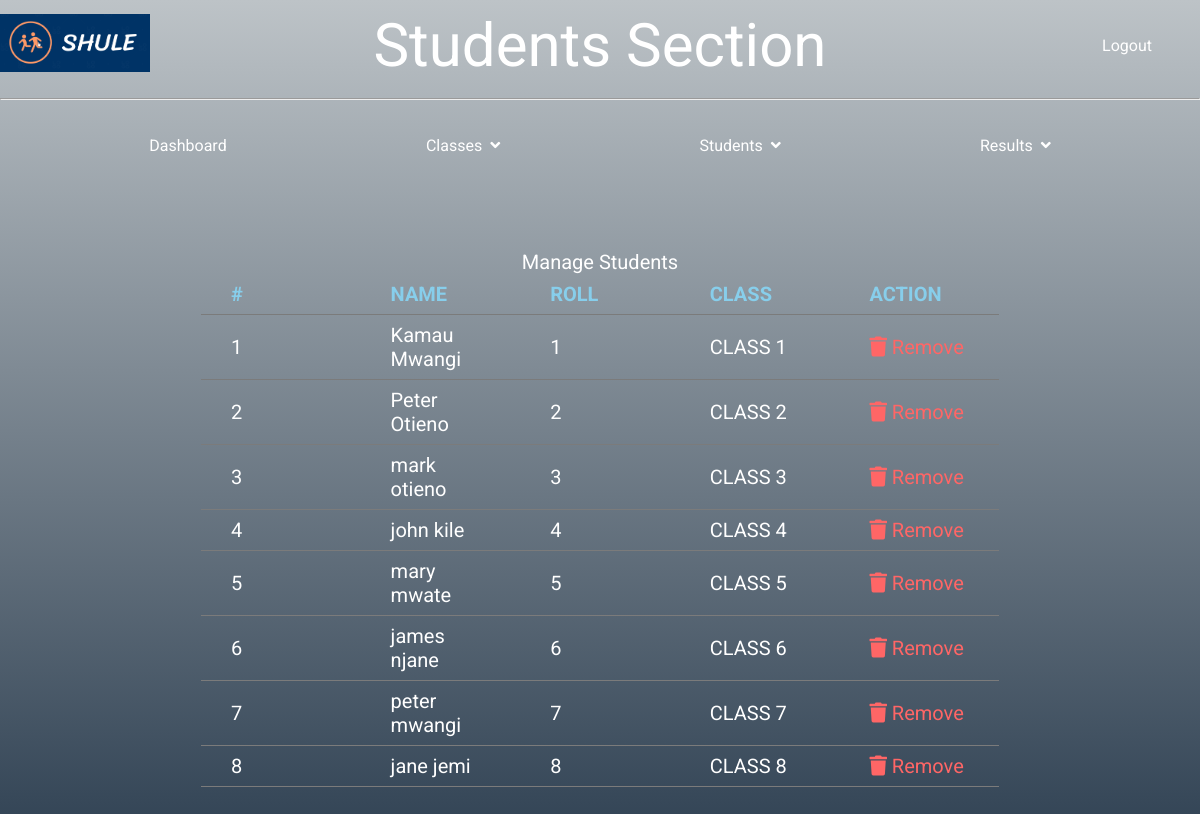
/manage_students.php (signed in), run on the app's committed database.
### tables this page shows
CREATE TABLE `students` (
  `name` varchar(30) NOT NULL,
  `rno` int(3) NOT NULL,
  `class_name` varchar(30) NOT NULL
);

### manage_students.php (the view, shortened to what this page needs)
<!DOCTYPE html>
<html lang="en">
<head>
    <link rel="stylesheet" href="css/home.css">
    <link rel="stylesheet" href="https://pro.fontawesome.com/releases/v5.10.0/css/all.css"/>
    <link rel="stylesheet" type='text/css' href="css/manage.css">
</head>
<body>
    <div class="title">
        <a href="dashboard.php"><img src="./images/logo1.png" alt="" class="logo"></a>
        <span class="heading">Students Section</span>
        <a href="logout.php" style="color: white; text-decoration:none;"><span class="fa fa-sign-out"></span> Logout</a>
    </div>
<hr>
    <div class="nav">
        <ul>
        <li>
                <a href="dashboard.php">Dashboard</a>
            </li>
            <li class="dropdown" onclick="toggleDisplay('1')">
                <a href="" class="dropbtn">Classes &nbsp
                    <span class="fa fa-angle-down"></span>
                </a>
            </li>
            <li class="dropdown" onclick="toggleDisplay('2')">
                <a href="#" class="dropbtn">Students &nbsp
                    <span class="fa fa-angle-down"></span>
                </a>
            </li>
            <li class="dropdown" onclick="toggleDisplay('3')">
                <a href="#" class="dropbtn">Results &nbsp
                    <span class="fa fa-angle-down"></span>
                </a>
            </li>
        </ul>
    </div>
    <div class="main">
        <?php
            include('session.php');
            $sql = "SELECT `name`, `rno`, `class_name` FROM `students`";
            $result = mysqli_query($conn, $sql);
            if (mysqli_num_rows($result) > 0) {
               echo "<table>
                <caption>Manage Students</caption>
                <tr>
                <th>#</th>
                <th>NAME</th>
                <th>ROLL</th>
                <th>CLASS</th>
                <th>ACTION</th>
                </tr>";
                $cnt=1;
                while($row = mysqli_fetch_array($result))
                  {
                    echo "<tr>";
                    echo"<td>$cnt</td>";
                    echo "<td>" . $row['name'] . "</td>";
                    echo "<td>" . $row['rno'] . "</td>";
                    echo "<td>" . $row['class_name'] . "</td>";
                    echo "<td><a href='delete-student.php?rno=".$row['rno']."' style='color:#F66; text-decoration:none;'><span class='fa fa-trash'></span> Remove</a></td>";
                    echo "</tr>";
                 $cnt++; }
                echo "</table>";
            } else {
                echo "0 Students";
            }
        ?>
    </div>
</body>
</html>

### css/home.css (style rules this page uses)
body { background: #bdc3c7; background: -webkit-linear-gradient(to top, #2c3e50, #bdc3c7); background: linear-gradient(to top, #2c3e50, #bdc3c7); margin: 0; font-family: "Roboto", sans-serif; color: white; }
.title { display: grid; grid-template-rows: 50px; grid-template-columns: 150px 1fr 150px; align-items: center; padding: 20px 0; text-align: center; }
.logo { width: 150px; height: auto; }
.heading { font-size: 60px; }
.main { display: grid; align-items: center; font-size: 20px; padding-top: 80px; }
ul { list-style-type: none; margin: 20px 0 0 0; padding: 0; display: flex; overflow: hidden; justify-content: space-evenly; }
li a, .dropbtn { display: inline-block; text-decoration: none; color: white; height: 40px; display: flex; align-items: center; padding: 5px 50px; }
li.dropdown { display: inline-block; }

### css/manage.css (style rules this page uses)
.main { display: grid; justify-content: center; padding: 30px; }
.main table { margin: 50px auto; }
.main table, th, td { border-collapse: collapse; text-align: left; table-layout: fixed; padding: 8px 30px; width: 70%; }
.main th { color: #87ceeb; }
th, td { border-bottom: 1px solid #7b7b7b; }

### data on the page
students: name "Kamau Mwangi", rno "1", class_name "CLASS 1"
students: name "Peter Otieno", rno "2", class_name "CLASS 2"
students: name "mark otieno", rno "3", class_name "CLASS 3"
students: name "john kile", rno "4", class_name "CLASS 4"
students: name "mary mwate", rno "5", class_name "CLASS 5"
students: name "james njane", rno "6", class_name "CLASS 6"
students: name "peter mwangi", rno "7", class_name "CLASS 7"
students: name "jane jemi", rno "8", class_name "CLASS 8"
